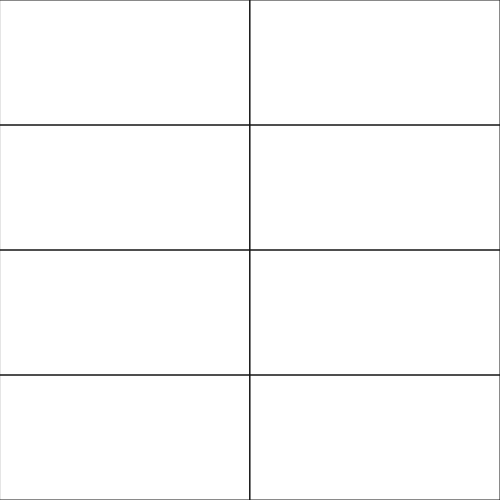
Frame 1 (no input)
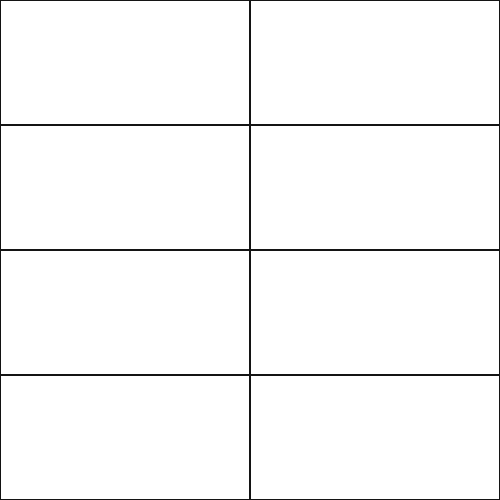
Frame 60 (no input)
Frame 120 (the mouse pressed at the canvas centre since frame 60): identical to frame 60, image omitted

The p5.js sketch that drew these frames (run headless with seeded random() and noise() and a simulated clock; from frame 60 on, the mouse is pressed at the canvas centre):

// p5.js sketch
// ── sketch.js
let can; 

let tree = [];
function setup(){
can = createCanvas(500,500);
t = new rectangle(0,0,width,height,4);

}

function draw(){
print(tree.length);

for(let b of tree){
  if(b.bottomLevel){
    b.display();
  }
}
}

class rectangle{
  constructor(x,y,w,h,d){
   this.x = x;
    this.y = y;
    this.w = w; 
    this.h = h; 
    this.d = d;
    this.bottomLevel = false; 

    if(this.d>1){
     this.divide();
     
    }else{
      this.bottomLevel = true; 
    }
  
  }

  divide(){

    this.d -= 1; 
    if(this.d%2 == 0){
      tree.push(new rectangle(this.x,this.y,this.w/2,this.h,this.d));
      tree.push(new rectangle(this.x+this.w/2,this.y,this.w/2,this.h,this.d));
    }else{
      tree.push(new rectangle(this.x,this.y,this.w,this.h/2,this.d));
      tree.push(new rectangle(this.x,this.y+this.h/2,this.w,this.h/2,this.d));
    }
   
  }

 

  display(){

    noFill();
    stroke(21);
    strokeWeight(1)
    rect(this.x,this.y,this.w,this.h);
    
  }


}
// ── style.css
html, body {
  margin: 0;
  padding: 0;
  height: 100%; 
  overflow: hidden
}
canvas {
  display: block;
 
}
